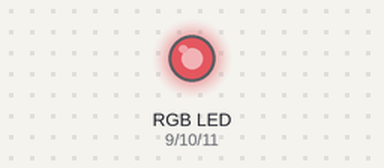
A sketch run on a simulated Arduino Uno, built with avr-gcc and run on an emulated ATmega328P. On the bench: an RGB LED mixed from three pins (HIGH = lit). Dim RGB values are drawn brighter than linear; random numbers use the default seed unless the sketch sets one.

Above: at 0.1 s.
At 5.1 s:
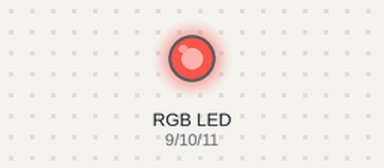
At 10.1 s:
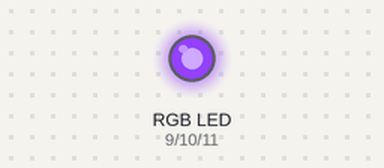
At 19.1 s:
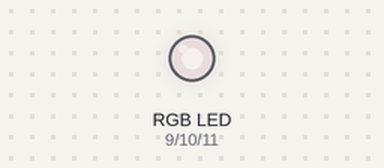
At 29.1 s:
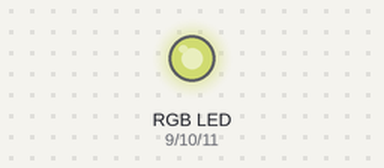
At 39.1 s:
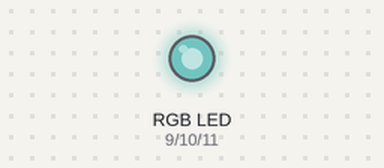
Timing chart, 0 to 40.0 s (numbered marks = the images above):
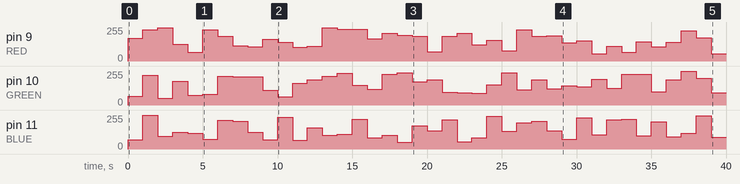

Measured:
- by itself, pin 9 (RED): 0/255 → 171/255 at 0.00 s, → 234/255 1.0 s later, → 250/255 1.0 s later, → 127/255 1.0 s later, … (40 changes in this stretch)
- by itself, pin 11 (BLUE): 0/255 → 71/255 at 0.00 s, → 254/255 1.0 s later, → 97/255 1.0 s later, → 127/255 1.0 s later, … (40 changes in this stretch)

The sketch:

End_03_05.ino
```cpp
const int RED = 9;
const int GREEN = 10;
const int BLUE = 11;

const int MINRANDOM = 50;
const int MAXRANDOM = 256;

int redB;
int blueB;
int greenB;

void setup() {
  // put your setup code here, to run once:

}

void loop() {
  // put your main code here, to run repeatedly:
  redB = random(MINRANDOM, MAXRANDOM);
  greenB = random(MINRANDOM, MAXRANDOM);
  blueB = random(MINRANDOM, MAXRANDOM);

  analogWrite(RED, redB);
  analogWrite(GREEN, greenB);
  analogWrite(BLUE, blueB);

  delay(1000);
}
```
